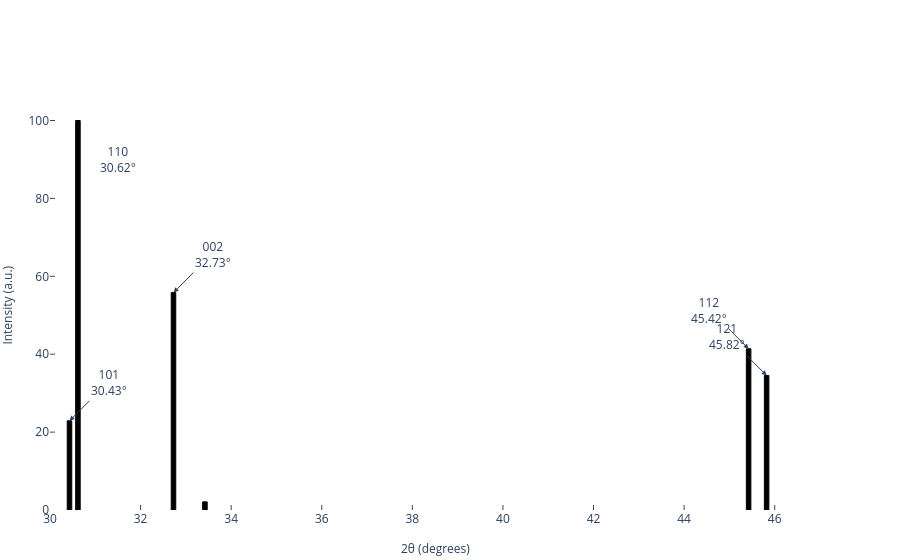

Notebook source saved alongside this figure:
### Markdown cell above
Le diffractogramme présente les 3 premiers pics aux angles approximatifs suivants: 31, 33, 46 degrés.
\
Grossisons le spectrogramme pour voir plus précisément quels plans (hkl) génèrent ces pics.

### Code cell
fig = pmv.xrd_pattern(pattern,peak_width=0.1)


fig.update_traces(
    marker_color="black",
    marker_line_color="black",
    marker_line_width=1
)
fig.update_layout(
    plot_bgcolor="white",
    paper_bgcolor="white"
)

fig.update_xaxes(range=[28,47])

### Figure 1 — Plotly figure (JSON) as saved in the notebook; plotly's stock layout.template omitted (floating-point values rounded to 4 significant figures)
{"data": [{"hoverinfo": "text", "hovertext": ["<b>XRD Pattern</b><br>2θ: 23.22°<br>Intensity: 0.46<br>hkl: (0, 1, 1)<br>d: 3.827 Å", "<b>XRD Pattern</b><br>2θ: 30.43°<br>Intensity: 22.90<br>hkl: (1, 0, 1)<br>d: 2.935 Å", "<b>XRD Pattern</b><br>2θ: 30.62°<br>Intensity: 100.00<br>hkl: (1, 1, 0)<br>d: 2.918 Å", "<b>XRD Pattern</b><br>2θ: 32.73°<br>Intensity: 55.82<br>hkl: (0, 0, 2)<br>d: 2.734 Å", "<b>XRD Pattern</b><br>2θ: 33.42°<br>Intensity: 2.10<br>hkl: (0, 2, 0)<br>d: 2.679 Å", "<b>XRD Pattern</b><br>2θ: 45.42°<br>Intensity: 41.40<br>hkl: (1, 1, 2)<br>d: 1.995 Å", "<b>XRD Pattern</b><br>2θ: 45.82°<br>Intensity: 34.54<br>hkl: (1, 2, 1)<br>d: 1.979 Å", "<b>XRD Pattern</b><br>2θ: 47.47°<br>Intensity: 14.84<br>hkl: (0, 2, 2)<br>d: 1.914 Å"], "marker": {"color": "black", "line": {"color": "black", "width": 1}}, "name": "XRD Pattern", "type": "bar", "width": 0.1, "x": [23.22, 30.43, 30.62, 32.73, 33.42, 45.42, 45.82, 47.47], "y": [0.4611, 22.9, 100.0, 55.82, 2.095, 41.4, 34.54, 14.84]}], "layout": {"annotations": [{"arrowhead": 2, "arrowsize": 1, "arrowwidth": 1, "ax": 20, "ay": -20, "text": "101<br>30.43°", "x": 30.43, "xanchor": "left", "y": 22.9, "yanchor": "bottom"}, {"arrowhead": 2, "arrowsize": 1, "arrowwidth": 1, "ax": -20, "ay": -20, "text": "121<br>45.82°", "x": 45.82, "xanchor": "right", "y": 34.54, "yanchor": "bottom"}, {"arrowhead": 2, "arrowsize": 1, "arrowwidth": 1, "ax": -20, "ay": -20, "text": "112<br>45.42°", "x": 45.42, "xanchor": "right", "y": 41.4, "yanchor": "bottom"}, {"arrowhead": 2, "arrowsize": 1, "arrowwidth": 1, "ax": 20, "ay": -20, "text": "002<br>32.73°", "x": 32.73, "xanchor": "left", "y": 55.82, "yanchor": "bottom"}, {"arrowhead": 2, "arrowsize": 1, "arrowwidth": 1, "ax": 20, "ay": 20, "text": "110<br>30.62°", "x": 30.62, "xanchor": "left", "y": 100, "yanchor": "top"}, {"font": {"size": 12}, "showarrow": false, "text": "2θ (degrees)", "x": 0.5, "xref": "paper", "y": -0.12, "yref": "paper"}, {"font": {"size": 12}, "showarrow": false, "text": "Intensity (a.u.)", "textangle": -90, "x": -0.07, "xref": "paper", "y": 0.5, "yref": "paper"}], "barmode": "overlay", "hovermode": "x", "legend": {"x": 1, "xanchor": "right", "y": 1, "yanchor": "top"}, "margin": {"b": 50, "l": 50}, "paper_bgcolor": "white", "plot_bgcolor": "white", "showlegend": false, "xaxis": {"range": [30, 47], "ticks": "inside"}, "yaxis": {"ticks": "inside"}}}
